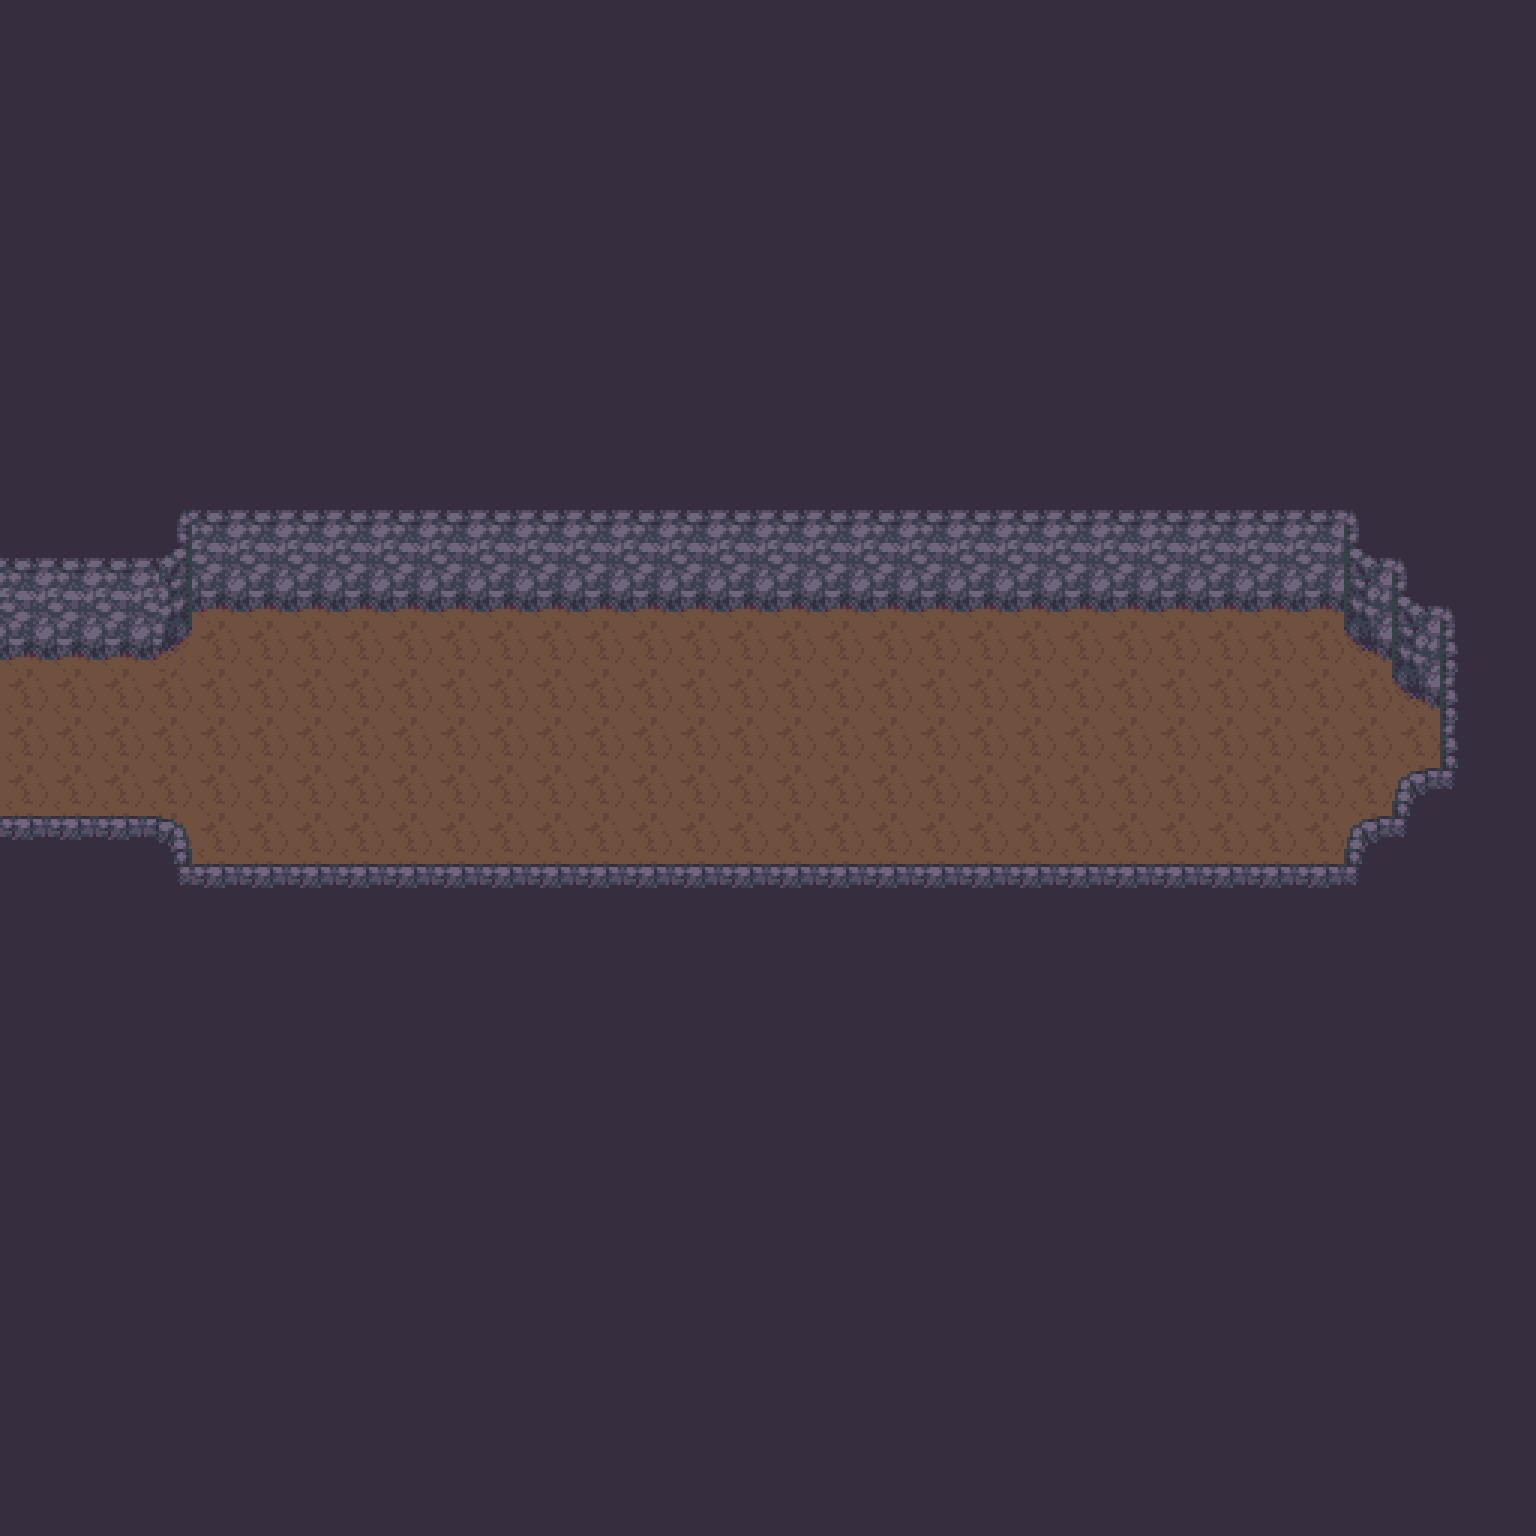

Rendered tile map (Tiled .tmx) drawn with the repository's tilesets; below, a short description and the map source with its tile grids summarised:
An orthogonal 32x32 tile map with 48x48 px tiles, 2 tile layers (Floor, Furnishing) and 2 objects.

<map version="1.2" tiledversion="1.3.4" orientation="orthogonal" renderorder="right-down" width="32" height="32" tilewidth="48" tileheight="48" infinite="0" nextlayerid="4" nextobjectid="5">
 <tileset firstgid="1" source="Cave.tsx" />
 <layer id="2" name="Floor" width="32" height="32">
  <data>[1024 cells, 1024 non-empty, 1 distinct tile ids]</data>
 </layer>
 <layer id="1" name="Furnishing" width="32" height="32">
  <data>[1024 cells, 888 non-empty, 18 distinct tile ids]</data>
 </layer>
 <objectgroup id="3" name="Props">
  <object id="3" gid="235" x="1296" y="816" width="48" height="48">
   <properties>
    <property name="I" value="[ChestSpawn]" />
   </properties>
  </object>
  <object id="4" gid="235" x="1296" y="720" width="48" height="48">
   <properties>
    <property name="I" value="[ChestSpawn]" />
   </properties>
  </object>
 </objectgroup>
</map>
